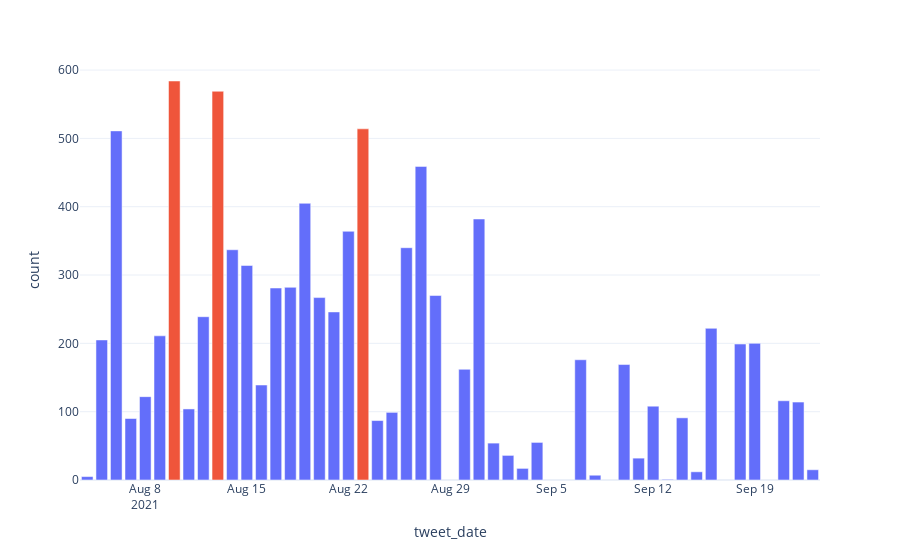

Notebook code for this chart:
### Code cell
colors = ["red" if cc > spike_value else "green" for cc in c_sg_tweets_pst['count']]
fig = px.bar(c_sg_tweets_pst, x="tweet_date", y="count", template='plotly_white', color=colors,
             height = spike_value)
fig.update_layout(showlegend=False)
fig.show()

### Figure 1 — Plotly figure (JSON) as saved in the notebook; plotly's stock layout.template omitted (floating-point values rounded to 4 significant figures)
{"data": [{"alignmentgroup": "True", "hovertemplate": "color=green<br>tweet_date=%{x}<br>count=%{y}<extra></extra>", "legendgroup": "green", "marker": {"color": "#636efa", "pattern": {"shape": ""}}, "name": "green", "offsetgroup": "green", "orientation": "v", "showlegend": true, "textposition": "auto", "type": "bar", "x": ["2021-09-23", "2021-09-22", "2021-09-21", "2021-09-19", "2021-09-18", "2021-09-16", "2021-09-15", "2021-09-14", "2021-09-13", "2021-09-12", "2021-09-11", "2021-09-10", "2021-09-08", "2021-09-07", "2021-09-04", "2021-09-03", "2021-09-02", "2021-09-01", "2021-08-31", "2021-08-30", "2021-08-28", "2021-08-27", "2021-08-26", "2021-08-25", "2021-08-24", "2021-08-22", "2021-08-21", "2021-08-20", "2021-08-19", "2021-08-18", "2021-08-17", "2021-08-16", "2021-08-15", "2021-08-14", "2021-08-12", "2021-08-11", "2021-08-09", "2021-08-08", "2021-08-07", "2021-08-06", "2021-08-05", "2021-08-04"], "xaxis": "x", "y": [15, 114, 116, 200, 199, 222, 12, 91, 1, 108, 32, 169, 7, 176, 55, 17, 36, 54, 382, 162, 270, 459, 340, 99, 87, 364, 246, 267, 405, 282, 281, 139, 314, 337, 239, 104, 211, 122, 90, 511, 205, 5], "yaxis": "y"}, {"alignmentgroup": "True", "hovertemplate": "color=red<br>tweet_date=%{x}<br>count=%{y}<extra></extra>", "legendgroup": "red", "marker": {"color": "#EF553B", "pattern": {"shape": ""}}, "name": "red", "offsetgroup": "red", "orientation": "v", "showlegend": true, "textposition": "auto", "type": "bar", "x": ["2021-08-23", "2021-08-13", "2021-08-10"], "xaxis": "x", "y": [514, 569, 584], "yaxis": "y"}], "layout": {"autosize": true, "barmode": "relative", "legend": {"title": {"text": "color"}, "tracegroupgap": 0}, "margin": {"t": 60}, "showlegend": false, "xaxis": {"anchor": "y", "autorange": true, "domain": [0, 1], "range": ["2021-08-03 12:00", "2021-09-23 12:00"], "title": {"text": "tweet_date"}, "type": "date"}, "yaxis": {"anchor": "x", "autorange": true, "domain": [0, 1], "range": [0, 614.7], "title": {"text": "count"}, "type": "linear"}}}
